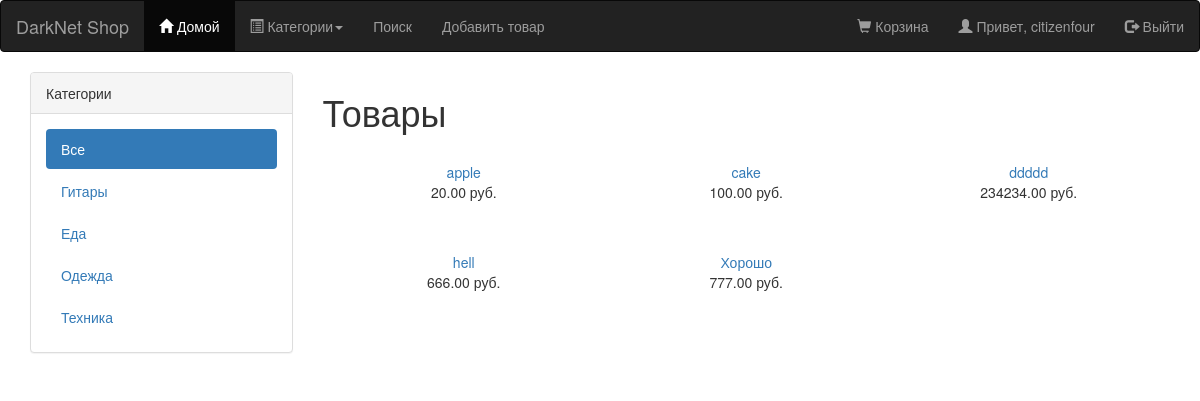
Screenshot of / (signed in) with the database file from the repository.
### core_shop/models.py (models this page shows, shortened)
class Category(models.Model):
    name = models.CharField(max_length=50, verbose_name='Категория')
    slug = models.SlugField(max_length=50, unique=True, help_text='Уникальное значение для URL категории')
    description = models.TextField(max_length = 2000)
    is_active = models.BooleanField(default = True)
    created_at = models.DateTimeField(auto_now_add = True)
    updated_at = models.DateTimeField(auto_now = True)
    class Meta:
        db_table = 'categories'
        ordering = ['name']
        verbose_name = 'Категория'
        verbose_name_plural = 'Категории'
    def get_absolute_url(self):
        return reverse('core_shop:product_list_by_category', args=[self.slug])

class Product(models.Model):
    category = models.ForeignKey(Category, related_name='Категория', verbose_name="Категория")
    name = models.CharField(max_length=255, unique=True, verbose_name="Название")
    brand = models.CharField(max_length = 50, verbose_name="Производитель")
    image = models.ImageField(upload_to='product/pictures', default = 'product/no-img.png', verbose_name='Изображение')
    slug = models.SlugField(max_length=255, unique=True, help_text='Уникальное значение для ULR продукта')
    description = models.TextField(blank=True, verbose_name="Описание")
    price = models.DecimalField(max_digits=10, decimal_places=2, verbose_name="Цена")
    count = models.PositiveIntegerField(verbose_name="Количество на складе")
    available = models.BooleanField(default=True, verbose_name="Доступен")
    created_at = models.DateTimeField(auto_now_add=True)
    updated_at = models.DateTimeField(auto_now=True)
    profile = models.ForeignKey(Profile, null=True,  related_name='Профиль')
    class Meta:
        db_table = 'products'
        ordering = ['name']
        index_together = [['id', 'slug']]
        verbose_name = "Продукт"
        verbose_name_plural = "Продукты"
    def get_absolute_url(self):
        return reverse('core_shop:product_detail', args=[self.id, self.slug])

### core_shop/views.py (the view)
# urls.py: url(r'^$', views.product_list, name='product_list'),
def product_list(request, category_slug=None):
    category = None
    categories = Category.objects.all()
    products = Product.objects.filter(available=True)
    if category_slug:
        category = get_object_or_404(Category, slug=category_slug)
        products = products.filter(category=category)
    return render(request, 'shop/product/list.html', {
        'category': category, 'categories': categories, 'products': products})

### cart/context_processors.py (called while the page is built)
def cart(request):
    return {'cart': Cart(request)}

### core_shop/templates/shop/product/list.html (shortened to what this page needs)
{% extends 'shop/base.html' %}
{% load static %}
{% block content %}
<div class="row">
<div class="col-sm-3">
	<div class="panel panel-default">
		<div class="panel-heading">Категории</div>
		<div class="panel-body">
			<ul class = "nav nav-pills nav-stacked">
				<li {% if not category %} class="active" {% endif %}>
				<a href="{% url "core_shop:product_list" %}">Все</a>
				</li>
				{% for cat in categories %}
				<li {% if category.slug == cat.slug %} class="active" {% endif %}>
				<a href="{{ cat.get_absolute_url }}">{{ cat.name }}</a>
				</li>
				{% endfor %}
			</ul>
		</div>
	</div>
</div>
<div class="col-sm-9">
    <h1>{% if category %}{{ category.name }}{% else %}Товары{% endif %}</h1>
    <div class="items_row">
        {% for product in products %}
            <div class="item col-sm-4">
                {% if product.available %}<br>
                <a href="{{ product.get_absolute_url }}">{{ product.name }}</a><br>
                {{ product.price }} руб.
                {% endif %}
            </div>
        {% endfor %}
    </div>
</div>
</div>
{% endblock %}

### core_shop/templates/shop/base.html (shortened to what this page needs)
{% load static %}
{% load tags %}
<!DOCTYPE html>
<html lang="en">
<head>
	<link rel="stylesheet" href="https://maxcdn.bootstrapcdn.com/bootstrap/3.3.7/css/bootstrap.min.css">
	<link rel="stylesheet" href="{% static "css/style.css" %}">
</head>
<body>
{% block nav %}
<nav class="navbar navbar-inverse">
	<div class="navbar-header">
		<a class="navbar-brand" href="/">DarkNet Shop</a>
	</div>
	<div id="navbarCollapse" class="collapse navbar-collapse">
		<ul class="nav navbar-nav">
			<li class="{% if request.resolver_match.url_name == "product_list" %}active{% endif %}"><a href="/"><span class="glyphicon glyphicon-home"></span> Домой</a></li>
			<li class=dropdown>
				<a class="dropdown-toggle" data-toggle="dropdown" href="#"><span class="glyphicon glyphicon-list-alt"></span> Категории<span class="caret"></span></a>
			</li>
			<li class="{% if request.resolver_match.url_name == "product_filter" %}active{% endif %}"><a href="/filter">Поиск</a></li>
			{% if user.profile.customer %}
			<li class="{% if request.resolver_match.url_name == "product_new" %}active{% endif %}"><a href="{% url 'core_shop:product_new' %}">Добавить товар</a></li>
			{% endif %}
		</ul>
	<ul class="nav navbar-nav navbar-right">
        {% if user.is_authenticated %}
		<li><a href="{% url 'cart:CartDetail' %}"><span class="glyphicon glyphicon-shopping-cart"></span> Корзина</a></li>
		<li><a href="#"><span class='glyphicon glyphicon-user'></span> Привет, {{ user.username  }}</a></li>
		<li><a href="/logout"><span class='glyphicon glyphicon-log-out'></span> Выйти</a></li>
		{% else  %}
		<li><a href="/login"><span class="glyphicon glyphicon-log-in"></span> Войти</a></li>
		{% endif %}
	</ul>
	</div>
</nav>
{% endblock  %}
<section id="content row" class="container">
	{% block content %}{% endblock %}
</section>
</body>
</html>

### core_shop/static/css/style.css (style rules this page uses)
.item { text-align: center; margin-bottom: 30px; }

### rows the page displays
Category: name "Гитары"
Category: name "Еда"
Category: name "Одежда"
Category: name "Техника"
Product: name "apple", price "20.00"
Product: name "cake", price "100.00"
Product: name "ddddd", price "234234.00"
Product: name "hell", price "666.00"
Product: name "Хорошо", price "777.00"

### other values shown
{{ user.username }} "citizenfour"
